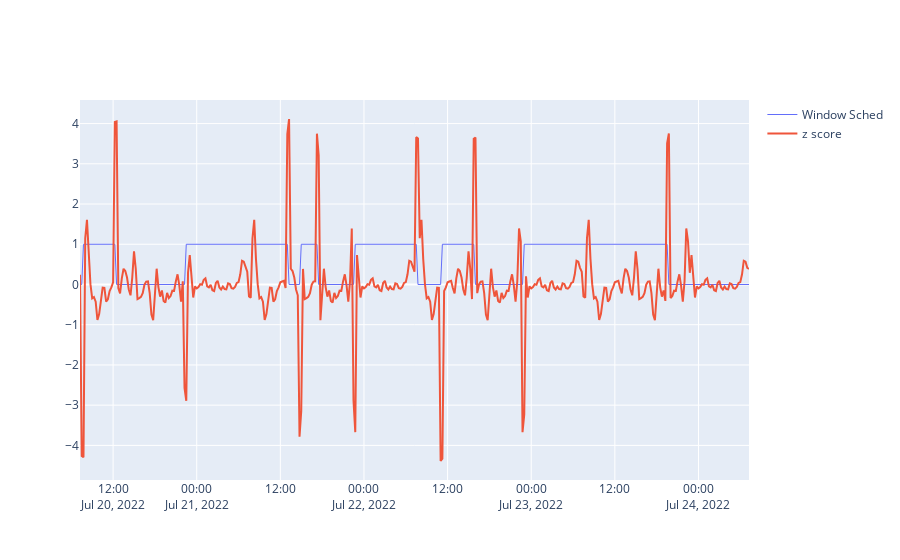

Here is the notebook cell this chart was saved with:
### Code cell
fig = go.Figure()

fig.add_trace(go.Scatter(
                    x=a01["DateTime"].index,
                    y=h.normalize(a01["Window Open"]), 
                    mode='lines',
                    name="Window Sched",
                    line=dict(width=1),
                ))




fig.add_trace(go.Scatter(
                    x=a01["DateTime"].index,
                    y=z_s3d , 
                    mode='lines',
                    name="z score",
                    # line=dict(width=1),
                ))

### Figure 1 — Plotly figure (JSON) as saved in the notebook; plotly's stock layout.template omitted (floating-point values rounded to 4 significant figures; data arrays with more than 128 entries replaced by an {"elided": "..."} marker saying what was removed)
{"data": [{"line": {"width": 1}, "mode": "lines", "name": "Window Sched", "type": "scatter", "x": {"elided": "385 str values"}, "y": {"elided": "385 int values"}}, {"mode": "lines", "name": "z score", "type": "scatter", "x": {"elided": "385 str values"}, "y": {"elided": "385 float values"}}], "layout": {}}
